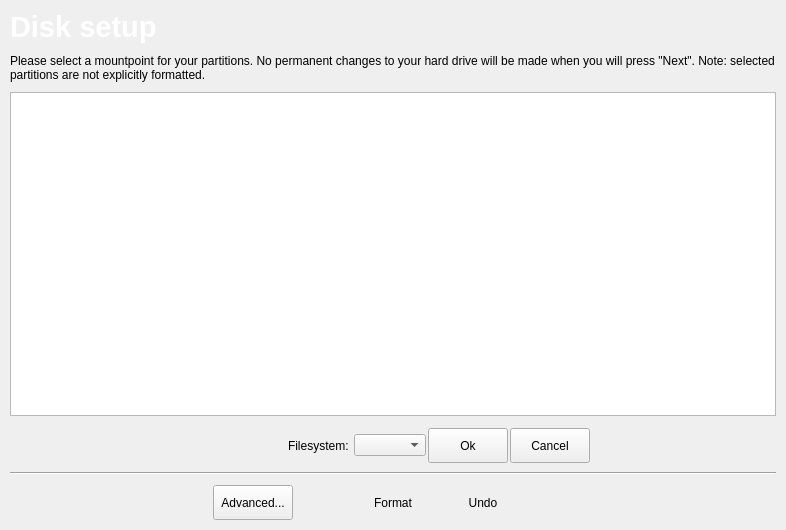
<?xml version="1.0" encoding="UTF-8"?>
<ui version="4.0">
 <class>Partition</class>
 <widget class="QWidget" name="Partition">
  <property name="geometry">
   <rect>
    <x>0</x>
    <y>0</y>
    <width>786</width>
    <height>530</height>
   </rect>
  </property>
  <property name="windowTitle">
   <string>Partition</string>
  </property>
  <layout class="QVBoxLayout" name="verticalLayout">
   <property name="spacing">
    <number>10</number>
   </property>
   <property name="margin">
    <number>10</number>
   </property>
   <item>
    <layout class="QHBoxLayout" name="horizontalLayout">
     <item>
      <widget class="QLabel" name="label">
       <property name="maximumSize">
        <size>
         <width>16777215</width>
         <height>50</height>
        </size>
       </property>
       <property name="font">
        <font>
         <pointsize>14</pointsize>
        </font>
       </property>
       <property name="text">
        <string>&lt;!DOCTYPE HTML PUBLIC &quot;-//W3C//DTD HTML 4.0//EN&quot; &quot;http://www.w3.org/TR/REC-html40/strict.dtd&quot;&gt;
&lt;html&gt;&lt;head&gt;&lt;meta name=&quot;qrichtext&quot; content=&quot;1&quot; /&gt;&lt;style type=&quot;text/css&quot;&gt;
p, li { white-space: pre-wrap; }
&lt;/style&gt;&lt;/head&gt;&lt;body style=&quot; font-family:'Bitstream Vera Sans'; font-size:9pt; font-weight:400; font-style:normal;&quot;&gt;
&lt;p style=&quot; margin-top:0px; margin-bottom:0px; margin-left:0px; margin-right:0px; -qt-block-indent:0; text-indent:0px; font-family:'Sans Serif'; font-size:10pt;&quot;&gt;&lt;span style=&quot; font-size:22pt; font-weight:600; color:#ffffff;&quot;&gt;Disk setup&lt;/span&gt;&lt;/p&gt;&lt;/body&gt;&lt;/html&gt;</string>
       </property>
      </widget>
     </item>
    </layout>
   </item>
   <item>
    <widget class="QLabel" name="descriptionLabel">
     <property name="maximumSize">
      <size>
       <width>16777215</width>
       <height>45</height>
      </size>
     </property>
     <property name="text">
      <string>Please select a mountpoint for your partitions. No permanent changes to your hard drive will be made when you will press &quot;Next&quot;. Note: selected partitions are not explicitly formatted.</string>
     </property>
     <property name="scaledContents">
      <bool>true</bool>
     </property>
     <property name="wordWrap">
      <bool>true</bool>
     </property>
    </widget>
   </item>
   <item>
    <widget class="PartitionViewWidget" name="treeWidget">
     <property name="rootIsDecorated">
      <bool>true</bool>
     </property>
     <property name="headerHidden">
      <bool>true</bool>
     </property>
     <column>
      <property name="text">
       <string notr="true">1</string>
      </property>
     </column>
    </widget>
   </item>
   <item>
    <layout class="QHBoxLayout" name="editPartitionLayout">
     <property name="spacing">
      <number>0</number>
     </property>
     <item>
      <layout class="QVBoxLayout" name="verticalLayout_2">
       <property name="spacing">
        <number>2</number>
       </property>
       <item>
        <layout class="QHBoxLayout" name="FileSystemLayout">
         <item>
          <layout class="QGridLayout" name="gridLayout">
           <item row="1" column="3">
            <widget class="QLabel" name="filesystemLabel">
             <property name="enabled">
              <bool>true</bool>
             </property>
             <property name="text">
              <string>Filesystem: </string>
             </property>
            </widget>
           </item>
           <item row="1" column="4" colspan="2">
            <widget class="KComboBox" name="filesystemBox">
             <property name="enabled">
              <bool>true</bool>
             </property>
            </widget>
           </item>
           <item row="0" column="9" rowspan="3">
            <spacer name="horizontalSpacer_4">
             <property name="orientation">
              <enum>Qt::Horizontal</enum>
             </property>
             <property name="sizeHint" stdset="0">
              <size>
               <width>40</width>
               <height>20</height>
              </size>
             </property>
            </spacer>
           </item>
           <item row="0" column="0" rowspan="3">
            <spacer name="horizontalSpacer">
             <property name="orientation">
              <enum>Qt::Horizontal</enum>
             </property>
             <property name="sizeHint" stdset="0">
              <size>
               <width>40</width>
               <height>20</height>
              </size>
             </property>
            </spacer>
           </item>
           <item row="1" column="7">
            <widget class="KPushButton" name="editPartitionCancelButton">
             <property name="minimumSize">
              <size>
               <width>0</width>
               <height>35</height>
              </size>
             </property>
             <property name="text">
              <string>Cancel</string>
             </property>
            </widget>
           </item>
           <item row="0" column="1" rowspan="3">
            <spacer name="horizontalSpacer_6">
             <property name="orientation">
              <enum>Qt::Horizontal</enum>
             </property>
             <property name="sizeHint" stdset="0">
              <size>
               <width>40</width>
               <height>20</height>
              </size>
             </property>
            </spacer>
           </item>
           <item row="0" column="8" rowspan="3">
            <spacer name="horizontalSpacer_5">
             <property name="orientation">
              <enum>Qt::Horizontal</enum>
             </property>
             <property name="sizeHint" stdset="0">
              <size>
               <width>40</width>
               <height>20</height>
              </size>
             </property>
            </spacer>
           </item>
           <item row="0" column="2" rowspan="3">
            <spacer name="horizontalSpacer_7">
             <property name="orientation">
              <enum>Qt::Horizontal</enum>
             </property>
             <property name="sizeHint" stdset="0">
              <size>
               <width>40</width>
               <height>20</height>
              </size>
             </property>
            </spacer>
           </item>
           <item row="1" column="6">
            <widget class="KPushButton" name="editPartitionOkButton">
             <property name="minimumSize">
              <size>
               <width>0</width>
               <height>35</height>
              </size>
             </property>
             <property name="text">
              <string>Ok</string>
             </property>
            </widget>
           </item>
          </layout>
         </item>
        </layout>
       </item>
       <item>
        <spacer name="verticalSpacer">
         <property name="orientation">
          <enum>Qt::Vertical</enum>
         </property>
         <property name="sizeType">
          <enum>QSizePolicy::Fixed</enum>
         </property>
         <property name="sizeHint" stdset="0">
          <size>
           <width>20</width>
           <height>5</height>
          </size>
         </property>
        </spacer>
       </item>
       <item>
        <widget class="Line" name="lowLine">
         <property name="orientation">
          <enum>Qt::Horizontal</enum>
         </property>
        </widget>
       </item>
      </layout>
     </item>
    </layout>
   </item>
   <item>
    <layout class="QHBoxLayout" name="horizontalLayout_2">
     <item>
      <spacer name="horizontalSpacer_2">
       <property name="orientation">
        <enum>Qt::Horizontal</enum>
       </property>
       <property name="sizeHint" stdset="0">
        <size>
         <width>40</width>
         <height>20</height>
        </size>
       </property>
      </spacer>
     </item>
     <item>
      <widget class="QPushButton" name="advancedButton">
       <property name="minimumSize">
        <size>
         <width>0</width>
         <height>35</height>
        </size>
       </property>
       <property name="toolTip">
        <string>Advanced...</string>
       </property>
       <property name="text">
        <string>Advanced...</string>
       </property>
      </widget>
     </item>
     <item>
      <widget class="QPushButton" name="refreshButton">
       <property name="minimumSize">
        <size>
         <width>35</width>
         <height>35</height>
        </size>
       </property>
       <property name="text">
        <string/>
       </property>
       <property name="checkable">
        <bool>false</bool>
       </property>
       <property name="flat">
        <bool>true</bool>
       </property>
      </widget>
     </item>
     <item>
      <widget class="QPushButton" name="formatButton">
       <property name="minimumSize">
        <size>
         <width>35</width>
         <height>35</height>
        </size>
       </property>
       <property name="toolTip">
        <string/>
       </property>
       <property name="text">
        <string>Format</string>
       </property>
       <property name="checkable">
        <bool>true</bool>
       </property>
       <property name="flat">
        <bool>true</bool>
       </property>
      </widget>
     </item>
     <item>
      <widget class="QPushButton" name="undoButton">
       <property name="minimumSize">
        <size>
         <width>35</width>
         <height>35</height>
        </size>
       </property>
       <property name="toolTip">
        <string>Undo</string>
       </property>
       <property name="text">
        <string>Undo</string>
       </property>
       <property name="flat">
        <bool>true</bool>
       </property>
      </widget>
     </item>
     <item>
      <widget class="QPushButton" name="unmountButton">
       <property name="minimumSize">
        <size>
         <width>35</width>
         <height>35</height>
        </size>
       </property>
       <property name="toolTip">
        <string>Unmount the selected partition</string>
       </property>
       <property name="text">
        <string/>
       </property>
       <property name="flat">
        <bool>true</bool>
       </property>
      </widget>
     </item>
     <item>
      <spacer name="horizontalSpacer_3">
       <property name="orientation">
        <enum>Qt::Horizontal</enum>
       </property>
       <property name="sizeHint" stdset="0">
        <size>
         <width>40</width>
         <height>20</height>
        </size>
       </property>
      </spacer>
     </item>
    </layout>
   </item>
  </layout>
 </widget>
 <customwidgets>
  <customwidget>
   <class>KPushButton</class>
   <extends>QPushButton</extends>
   <header>kpushbutton.h</header>
  </customwidget>
  <customwidget>
   <class>KComboBox</class>
   <extends>QComboBox</extends>
   <header>kcombobox.h</header>
  </customwidget>
  <customwidget>
   <class>PartitionViewWidget</class>
   <extends>QTreeWidget</extends>
   <header>src/pages/partitionpage.h</header>
  </customwidget>
 </customwidgets>
 <resources>
  <include location="../tribe.qrc"/>
 </resources>
 <connections/>
</ui>
